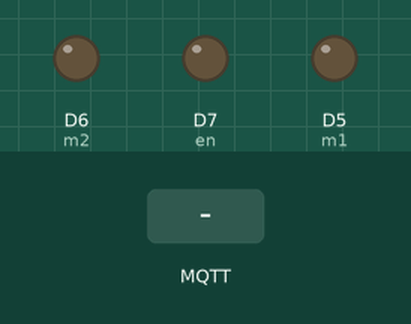
This sketch was run on a simulated ESP8266 (NodeMCU). On the bench: output pins drawn as LEDs (lit = HIGH). Inputs (shaded band) come from the test bench. WiFi joins after 1.5 s; servers stay silent unless stated; random numbers use the default seed unless the sketch sets one; no MQTT or app messages arrive unless stated; what the sketch prints to the serial monitor is not drawn.

Above: at 2.7 s.
2.8 s: MQTT message "fo" arrives on the first subscribed topic
At 3.1 s:
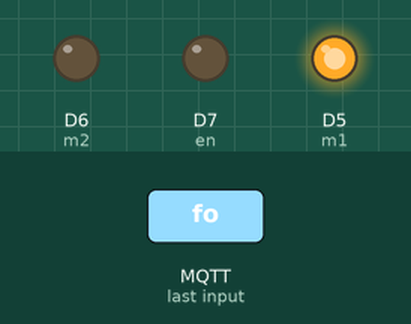
4.3 s: MQTT message "b" arrives on the first subscribed topic
At 5.4 s:
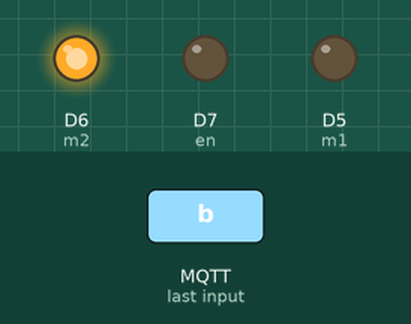
5.8 s: MQTT message "stop" arrives on the first subscribed topic
At 6.6 s:
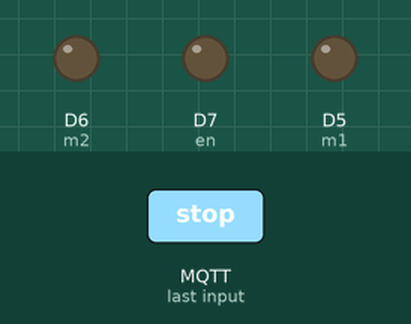
Timing chart, 0 to 8.8 s (numbered marks = the images above; inputs shaded):
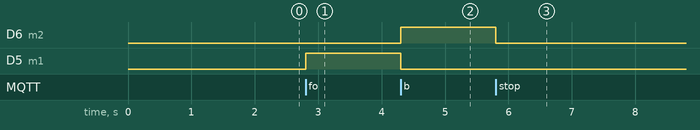

The sketch:

MQTT_Mesh2.ino
```cpp
#include <ESP8266WiFi.h>
#include <PubSubClient.h>

// Update these with values suitable for your network.

const char* ssid = "vats";
const char* password = "31238069";
const char* mqtt_server = "5.196.95.208";
#define m1 D5
#define m2 D6
//#define m3 D2
//#define m4 D8
#define en D7

WiFiClient espClient;
PubSubClient client(espClient);
unsigned long lastMsg = 0;
#define MSG_BUFFER_SIZE  (50)
char msg[MSG_BUFFER_SIZE];
int value = 0;

void setup_wifi() {

  delay(10);
  // We start by connecting to a WiFi network
  Serial.println();
  Serial.print("Connecting to ");
  Serial.println(ssid);

  WiFi.mode(WIFI_STA);
  WiFi.begin(ssid, password);

  while (WiFi.status() != WL_CONNECTED) {
    delay(500);
    Serial.print(".");
  }

  randomSeed(micros());

  Serial.println("");
  Serial.println("WiFi connected");
  Serial.println("IP address: ");
  Serial.println(WiFi.localIP());
}


void forward() {
  digitalWrite(m1, HIGH);
//  digitalWrite(m3, HIGH);
  digitalWrite(m2, LOW);
//  digitalWrite(m4, LOW);
  Serial.print("Forward Initated");
}

void backward() {
  digitalWrite(m1, LOW);
//  digitalWrite(m3, LOW);
  digitalWrite(m2, HIGH);
//  digitalWrite(m4, HIGH);
  Serial.print("Backward Initated");
}


void stopmtr() {
  digitalWrite(m1, LOW);
//  digitalWrite(m3, LOW);
  digitalWrite(m2, LOW);
//  digitalWrite(m4, LOW);
  Serial.print("Stop Initated");
}

void callback(char* topic, byte* payload, unsigned int length) {
  Serial.print("Message arrived [");
  Serial.print(topic);
  Serial.print("] ");
  String str;
  for (int i = 0; i < length; i++) {
    str += (char)payload[i];
    Serial.print((char)payload[i]);
  }

  Serial.println();
  if (str == "fo") {
    forward();
//    delay(5000);
//    stopmtr();
  } if (str == "b") {
    backward();
//    delay(5000);
//    stopmtr();
  }
  if (str == "stop") {
    stopmtr();
  }

}

void reconnect() {
  // Loop until we're reconnected
  while (!client.connected()) {
    Serial.print("Attempting MQTT connection...");
    // Create a random client ID
    String clientId = "ESP8266Client-";
    clientId += String(random(0xffff), HEX);
    // Attempt to connect
    if (client.connect(clientId.c_str())) {
      Serial.println("connected");
      // Once connected, publish an announcement...
      client.publish("message", "hello world");
      // ... and resubscribe
      client.subscribe("esp1");
    } else {
      Serial.print("failed, rc=");
      Serial.print(client.state());
      Serial.println(" try again in 5 seconds");
      // Wait 5 seconds before retrying
      delay(5000);
    }
  }
}

void setup() {
//  pinMode(BUILTIN_LED, OUTPUT);
  pinMode(m1, OUTPUT);
  pinMode(m2, OUTPUT);
//  pinMode(m3, OUTPUT);
//  pinMode(m4, OUTPUT);
  pinMode(en, OUTPUT);
  Serial.begin(115200);
  setup_wifi();
  client.setServer(mqtt_server, 1883);
  client.setCallback(callback);
}

void loop() {

  if (!client.connected()) {
    reconnect();
  }
  client.loop();
}
```

Measured:
- after the input at 2.8 s, D5 (m1): LOW → HIGH at once
- after the input at 4.3 s, D6 (m2): LOW → HIGH at once; D5 (m1): HIGH → LOW at once
- after the input at 5.8 s, D6 (m2): HIGH → LOW at once
